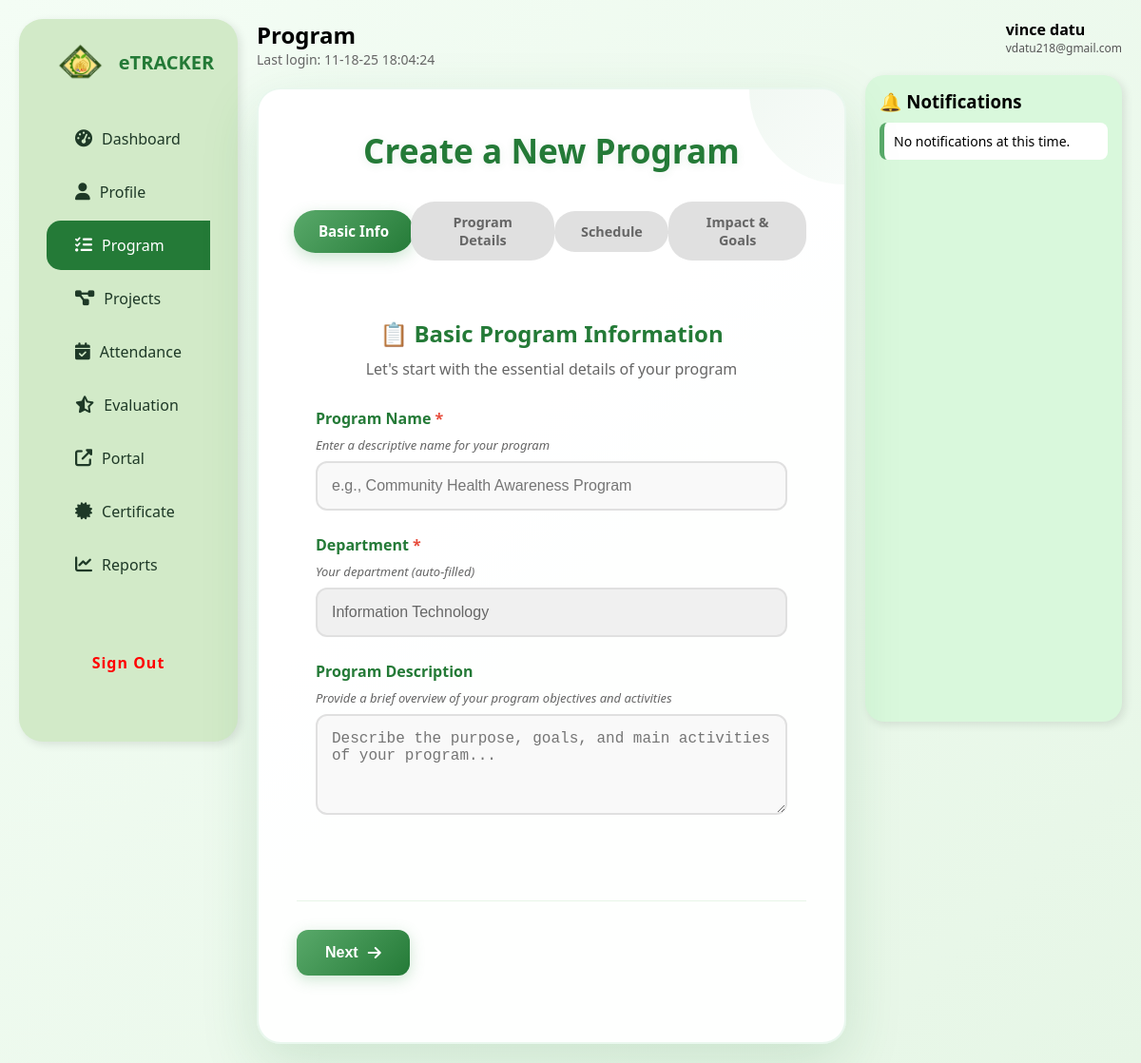
The app's page /FACULTY/Create.php (signed in) with its own data.
### tables this page shows
CREATE TABLE `faculty` (
  `id` int(11) NOT NULL AUTO_INCREMENT,
  `user_id` int(11) DEFAULT NULL,
  `department` varchar(100) DEFAULT NULL,
  `position` varchar(100) DEFAULT NULL,
  `created_at` timestamp NOT NULL DEFAULT current_timestamp(),
  `faculty_name` varchar(100) DEFAULT NULL,
  `faculty_id` varchar(50) DEFAULT NULL,
  PRIMARY KEY (`id`),
  KEY `faculty_ibfk_1` (`user_id`),
  CONSTRAINT `faculty_ibfk_1` FOREIGN KEY (`user_id`) REFERENCES `users` (`id`) ON DELETE CASCADE
);

CREATE TABLE `users` (
  `id` int(11) NOT NULL AUTO_INCREMENT,
  `firstname` varchar(100) DEFAULT NULL,
  `lastname` varchar(100) DEFAULT NULL,
  `email` varchar(255) DEFAULT NULL,
  `password` varchar(255) DEFAULT NULL,
  `department_id` int(11) DEFAULT NULL,
  `role` enum('admin','faculty','student') DEFAULT NULL,
  `created_at` timestamp NOT NULL DEFAULT current_timestamp(),
  `phone` varchar(20) DEFAULT NULL,
  `department` varchar(100) DEFAULT NULL,
  `comm_preference` enum('email','sms') DEFAULT 'email',
  `verification_status` enum('verified','unverified') DEFAULT 'unverified',
  PRIMARY KEY (`id`),
  KEY `department_id` (`department_id`),
  CONSTRAINT `users_ibfk_1` FOREIGN KEY (`department_id`) REFERENCES `departments` (`department_id`) ON DELETE CASCADE
);

### FACULTY/Create.php (the view, shortened to what this page needs)
<?php
require_once 'db.php';
$user_id = $_SESSION['user_id'];
$user_fullname = 'Unknown User';
$user_email = 'unknown@cvsu.edu.ph';
$user_sql = "SELECT firstname, lastname, email FROM users WHERE id = ?";
$user_stmt = $conn->prepare($user_sql);
$user_stmt->bind_param("i", $user_id);
$user_stmt->execute();
$user_result = $user_stmt->get_result();
if ($user_row = $user_result->fetch_assoc()) {
    $user_fullname = $user_row['firstname'] . ' ' . $user_row['lastname'];
    $user_email = $user_row['email'];
}
$faculty_department = '';
$faculty_sql = "SELECT department FROM faculty WHERE user_id = ?";
$faculty_stmt = $conn->prepare($faculty_sql);
$faculty_stmt->bind_param("i", $user_id);
$faculty_stmt->execute();
$faculty_result = $faculty_stmt->get_result();
if ($faculty_row = $faculty_result->fetch_assoc()) {
    $faculty_department = $faculty_row['department'];
}
?>
<!DOCTYPE html>
<html lang="en">
<head>
  <link rel="stylesheet" href="https://cdnjs.cloudflare.com/ajax/libs/font-awesome/6.5.0/css/all.min.css">
  <link rel="stylesheet" href="Create.css" />
<link rel="stylesheet" href="https://unpkg.com/leaflet@1.9.4/dist/leaflet.css" />
</head>
<body>
  <div class="container">
    <aside class="sidebar">
      <div class="logo">
        <img src="logo.png" alt="Logo" class="logo-img" />
        <span class="logo-text">eTRACKER</span>
      </div>
      <nav>
        <ul>
          <li><a href="Dashboard.php"><i class="fas fa-tachometer-alt"></i> Dashboard</a></li>
          <li ><a href="profile.php"><i class="fas fa-user"></i> Profile</a></li>
          <li class="active"><a href="Programs.php"><i class="fas fa-tasks"></i> Program</a></li>
          <li><a href="Projects.php"><i class="fas fa-project-diagram"></i> Projects</a></li>
          <li><a href="Attendance.php"><i class="fas fa-calendar-check"></i> Attendance</a></li>
          <li><a href="Evaluation.php"><i class="fas fa-star-half-alt"></i> Evaluation</a></li>
          <li><a href="../portal/home/home.html"><i class="fas fa-external-link-alt"></i> Portal</a></li>
          <li><a href="certificates.php"><i class="fas fa-certificate"></i> Certificate</a></li>
          <li><a href="reports.php"><i class="fas fa-chart-line"></i> Reports</a></li>
        </ul>
        <div class="sign-out" style="position: absolute; bottom: 30px; left: 0; width: 100%; text-align: center;">
          <a href="../register/logout.php" style="color: inherit; text-decoration: none; display: block; padding: 12px 0;">Sign Out</a>
        </div>
      </nav>
    </aside>
    <div class="main-grid">
      <div class="main-content">
        <div class="topbar">
          <div>
            <h2>Program</h2>
            <div class="last-login">Last login: <?php echo date('m-d-y H:i:s'); ?></div>
          </div>
        </div>
        <div class="form-container">
          <div class="form-header">
            <h3>Create a New Program</h3>
            <div class="progress-bar">
              <div class="progress-step active" data-step="1">Basic Info</div>
              <div class="progress-step" data-step="2">Program Details</div>
              <div class="progress-step" data-step="3">Schedule</div>
              <div class="progress-step" data-step="4">Impact & Goals</div>
            </div>
          </div>
          <form id="program-form" class="program-form" action="create_program.php" method="POST">
            <div class="form-step step-1" data-step="1">
              <div class="step-header">
                <h4>📋 Basic Program Information</h4>
                <p>Let's start with the essential details of your program</p>
              </div>
              <div class="input-group">
                <label for="program_name">Program Name <span class="required">*</span></label>
                <div class="field-hint">Enter a descriptive name for your program</div>
                <input type="text" id="program_name" name="program_name" required
                       placeholder="e.g., Community Health Awareness Program">
              </div>
              <div class="input-group">
                <label for="department">Department <span class="required">*</span></label>
                <div class="field-hint">Your department (auto-filled)</div>
                <input type="text" id="department" name="department"
                       value="<?php echo htmlspecialchars($faculty_department); ?>"
                       readonly class="readonly-field">
              </div>
              <div class="input-group">
                <label for="description">Program Description</label>
                <div class="field-hint">Provide a brief overview of your program objectives and activities</div>
                <textarea id="description" name="description" rows="4"
                          placeholder="Describe the purpose, goals, and main activities of your program..."></textarea>
              </div>
            </div>
            <div class="form-navigation">
              <button type="button" class="nav-btn next-btn" id="next-btn">
                Next <i class="fas fa-arrow-right"></i>
              </button>
            </div>
          </form>
        </div>
      </div>
      <div class="right-panel">
        <div class="top-actions">
          <div class="user-info">
            <div class="name"><?php echo htmlspecialchars($user_fullname); ?></div>
            <div class="email"><?php echo htmlspecialchars($user_email); ?></div>
          </div>
        </div>
        <div class="notifications">
          <h3>🔔 Notifications</h3>
          <?php
          $notifications = [];
          ?>
          <?php if (empty($notifications)): ?>
            <div class="note no-notifications">No notifications at this time.</div>
          <?php endif; ?>
        </div>
      </div>
    </div>
  </div>
</body>
</html>

### records on screen
faculty: department "Information Technology"
users: user_fullname "vince datu", email "vdatu218@gmail.com"
